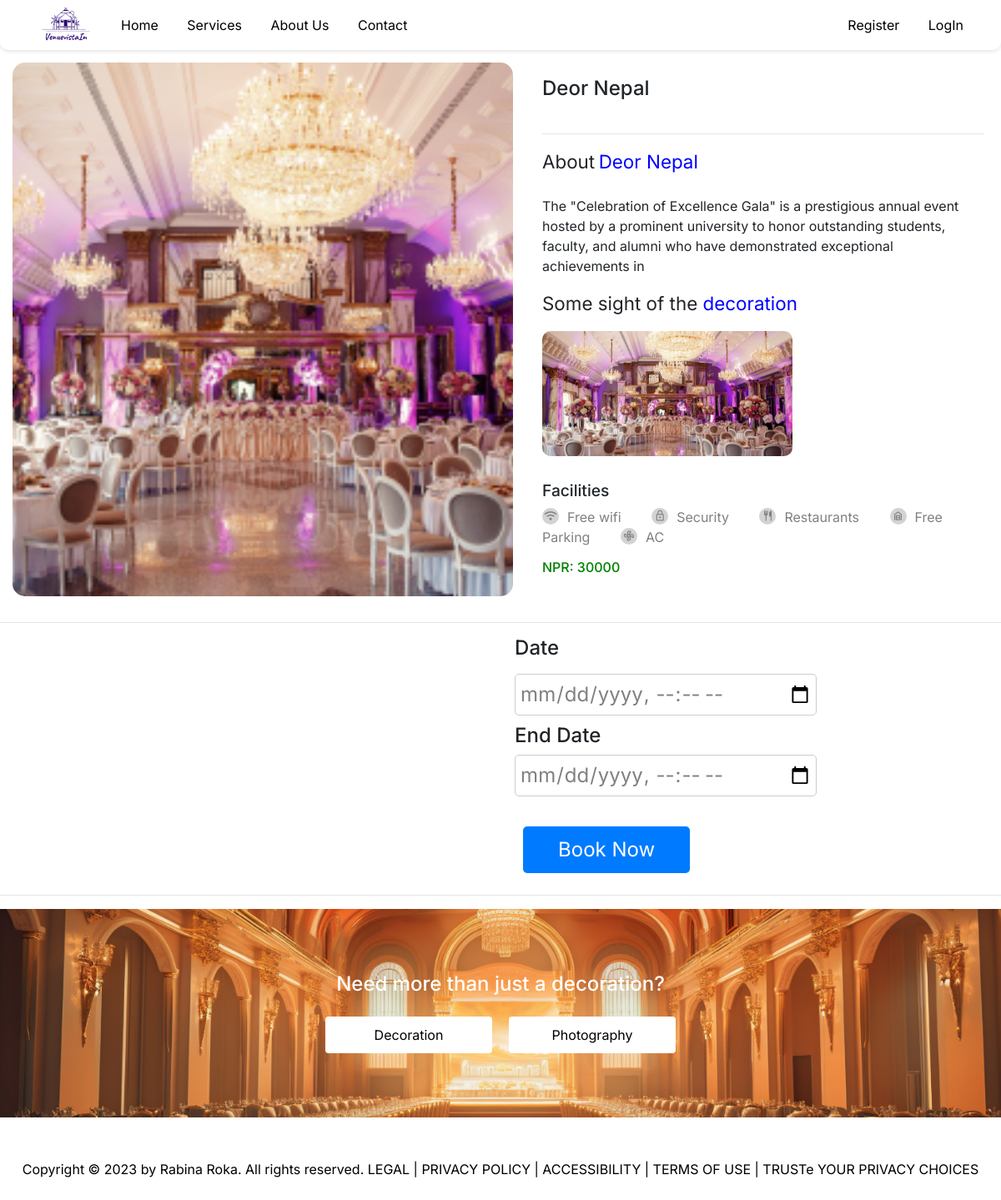
Screenshot of /13/exploredecoration with the database file from the repository.
### decoration/models.py (models this page shows)
class decoration(models.Model): #making class
    Name = models.CharField(max_length=100) #making field
    Type = models.CharField(max_length=100) #making field
    Description = models.CharField(max_length=200) #making field
    Cost= models.IntegerField(default=0, null=True, blank=True)
    Decoration_image = models.ManyToManyField('ImageFile')

class ImageFile(models.Model):
    image = models.ImageField(upload_to='decorations/')

### decoration/views.py (the view)
# urls.py: path('<int:id>/exploredecoration', views.exploredecoration, name="exploredecoration"),
def exploredecoration(request, id):
    decorations = get_object_or_404(decoration, id=id)
    return render(request, 'decoration/exploredecoration.html', {'decoration': decorations})

### templates/decoration/exploredecoration.html (shortened to what this page needs)
{% load static %}
<!DOCTYPE html>
<html lang="en">
<head>
    <link rel="stylesheet" href="https://stackpath.bootstrapcdn.com/bootstrap/4.3.1/css/bootstrap.min.css">
     <link rel="stylesheet" href="https://cdnjs.cloudflare.com/ajax/libs/font-awesome/4.7.0/css/font-awesome.min.css">
</head>
<body>
    <nav style="display: flex; align-items: center; justify-content: space-between; margin-top: -50px;">
        <div class="logo" style="display: flex;align-items: center;justify-content: center; margin-bottom: -50px;">
            <img class="logo_img" src="{% static 'images/logoa.png' %}">
            <div>
                {% if user.is_authenticated %}
                  <a href="/userdashboard">Home</a>
                {% else %}
                  <a href="/">Home</a>
                {% endif %}
                  <a href="#" class="hover-trigger">Services</a>
                  <a href="/about_us">About Us</a>
                  <a href="/contact">Contact</a>
              </div>
        </div>
        <div style="margin-bottom: -50px;">
            {% if user.is_authenticated %}
            {% else %}
              <a href="/Register">Register</a>
              <a href="/Login">LogIn</a>
            {% endif %}
        </div>
    </nav>
    <div class="main-content">
        <img src="{{ decoration.Decoration_image.first.image.url }}" alt="Main Image" width="40%" style="width: 50vw;height: 80vh;object-fit: cover; border-radius:15px; margin:15px;">
        <div id="decoration-details" style="width:50vw;">
            <h2 id="decoration_name">{{ decoration.Name }}</h2><h5 id="id" style="opacity: 0;">{{ decoration.id }}</h5>
            <hr>
            <div id="decoration-description">
                <p><span style="font-size:1.4rem;"> About</span>  <span style="color: blue; font-size:1.4rem;" >{{decoration.Name}} </span><br> <br> {{ decoration.Description }}</p>
            </div>
            <div id="decoration_image">
                <p><span style="font-size:1.4rem;"> Some sight of the </span>  <span style="color: blue; font-size:1.4rem;" >decoration</span></p>
                {% for image in decoration.Decoration_image.all %}
                    <img src="{{ image.image.url }}" alt="{{ decoration.Name }}" width="300" height="150" style="object-fit:cover; border-radius:10px;">
                {% endfor %}
            </div>
            <div class="facility">
                <h3>Facilities</h3>
                    <li> <span class="material-symbols-outlined">
                        </span>Free wifi </li>
                    <li> <span class="material-symbols-outlined">
                        </span>Security</li>
                    <li><span class="material-symbols-outlined">
                        </span>Restaurants</li>
                    <li><span class="material-symbols-outlined">
                        </span>Free Parking </li>
                    <li><span class="material-symbols-outlined">
                        </span>AC </a></li>
            </div>
            <div id="decoration-cost" style="color:green; margin-top:15px;">
                <h4>NPR: <span id="costdecoration">{{ decoration.Cost }}</span></h4>
            </div>
        </div>
    </div>
    <hr>
    <div class="mix">
            <form id="booking-form" action="" method="POST">
                <div class="input-div">
                  <label form="id_check_incheck_in"> <h2>Date</h2> </label>
                  <input type="datetime-local" id="id_check_in" name="check_in">
                </div>
                <div class="input-div">
                  <label form="id_check_out"> <h2> End Date <h2> </label>
                  <input type="datetime-local" id="id_check_out" name="check_out">
                </div>
                <button class="your_account" id="formBook">
                    <a href="">Book Now</a>
                </button>
            </form>
    </div>
     <hr>
    <div class="more">
        <div class="image-container">
            <h2>Need more than just a decoration?</h2>
            <div class="btn-container">
                <button type="submit" class="hi"><a href="/decorations">Decoration</a></button>
                <button type="submit" class="hi"><a href="/photographers">Photography</a></button>
            </div>
        </div>
    </div>
    <footer>
        <div class="copy">
            <p>Copyright © 2023
                by Rabina Roka. All rights reserved. LEGAL | PRIVACY POLICY | ACCESSIBILITY | TERMS OF USE | TRUSTe YOUR
                PRIVACY CHOICES</p>
        </div>
    </footer>
</body>
</html>

### rows the page displays
decoration: Decoration_image.first.image (picture), Name "Deor Nepal", Description "The \"Celebration of Excellence Gala\" is a prestigious annual event hosted by a prominent university to honor outstanding students, faculty, and alumni who have demonstrated exceptional achievements in", Cost "30000"
ImageFile: image (picture)
